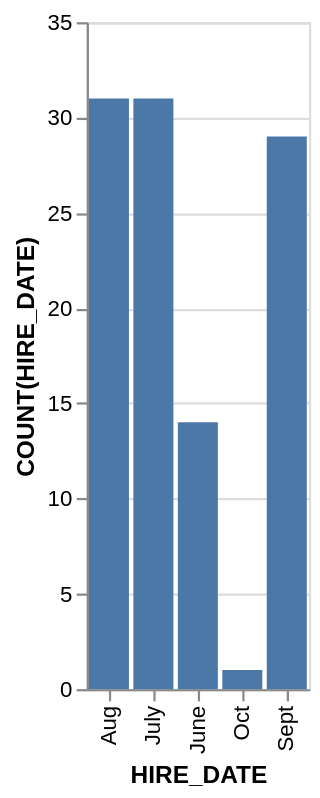

Source (Vega-Lite JSON):
### Vega-Lite specification from a JSON file in a GitHub repository (floating-point values rounded to 4 significant figures)
{"data": {"values": [{"x_data": "June", "y_data": 14}, {"x_data": "July", "y_data": 31}, {"x_data": "Aug", "y_data": 31}, {"x_data": "Sept", "y_data": 29}, {"x_data": "Oct", "y_data": 1}]}, "mark": "bar", "encoding": {"x": {"field": "x_data", "type": "nominal", "title": "HIRE_DATE", "sort": "ascending"}, "y": {"field": "y_data", "type": "quantitative", "title": "COUNT(HIRE_DATE)"}}}
